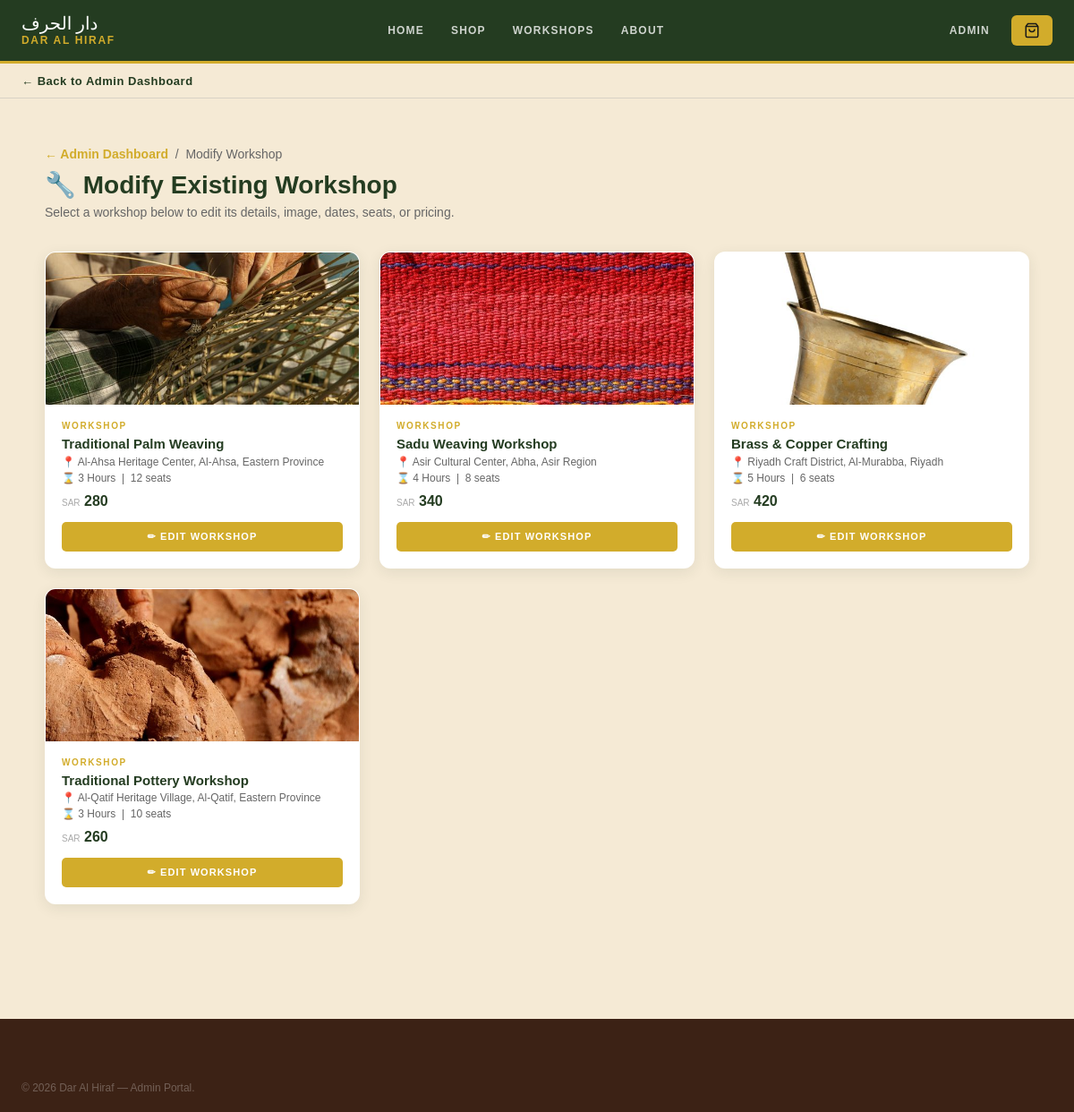
Screenshot of /admin-modify-workshop.php (signed in) with the database file from the repository.
### tables this page shows
CREATE TABLE products (
    pid          INT PRIMARY KEY AUTO_INCREMENT,
    name         VARCHAR(255) NOT NULL,
    category     VARCHAR(100) NOT NULL,
    description  TEXT,
    material     VARCHAR(255),
    price        DECIMAL(10,2) NOT NULL,
    artisan      VARCHAR(255) NOT NULL,
    image        VARCHAR(500) NOT NULL,
    quantity     INT DEFAULT NULL,
    location     VARCHAR(255),
    duration     VARCHAR(50),
    sessions     TEXT,
    seats        INT DEFAULT NULL,
    admin_id     INT,
    FOREIGN KEY (admin_id) REFERENCES admins(admin_id) ON DELETE SET NULL
);

### admin-modify-workshop.php (the view, shortened to what this page needs)
<?php
require 'db.php';
$workshops = $pdo->query("SELECT * FROM products WHERE category = 'Workshop' ORDER BY pid ASC")->fetchAll();
?>
<!DOCTYPE html>
<html lang="en">
<head>
  <link rel="stylesheet" href="style.css" />
</head>
<body>
<nav class="navbar" aria-label="Main navigation">
  <div class="navbar-inner">
    <a href="index.php" class="navbar-logo">
      <span class="logo-ar" lang="ar">دار الحرف</span>
      <span class="logo-en">Dar Al Hiraf</span>
    </a>
    <div class="navbar-nav">
      <a href="index.php">Home</a>
      <a href="shop.php">Shop</a>
      <a href="workshops.php">Workshops</a>
      <a href="about.html">About</a>
    </div>
    <div class="navbar-right">
      <a id="adminNavLink" href="admin-dashboard.php" class="navbar-admin-link">Admin</a>
      <a href="checkout.php" class="navbar-cart-btn" id="cartBtn" aria-label="View cart">
        <svg viewBox="0 0 24 24" aria-hidden="true" width="18" height="18" stroke="#1a1a1a" fill="none" stroke-width="2"><path d="M6 2L3 6v14a2 2 0 002 2h14a2 2 0 002-2V6l-3-4z"/><line x1="3" y1="6" x2="21" y2="6"/><path d="M16 10a4 4 0 01-8 0"/></svg>
      </a>
    </div>
  </div>
</nav>
<div class="back-bar">
  <div class="container">
    <a href="admin-dashboard.php" class="back-link">&#8592; Back to Admin Dashboard</a>
  </div>
</div>
<div class="admin-page">
  <div class="admin-container">
    <div class="admin-page-header">
      <p class="admin-breadcrumb">
        <a href="admin-dashboard.php">&#x2190; Admin Dashboard</a> &nbsp;/&nbsp; Modify Workshop
      </p>
      <h1>&#x1F527; Modify Existing Workshop</h1>
      <p>Select a workshop below to edit its details, image, dates, seats, or pricing.</p>
    </div>
    <div class="workshops-admin-grid">
      <?php foreach ($workshops as $w): ?>
      <div class="workshop-admin-card">
        <div class="wac-img"><img src="<?php echo htmlspecialchars($w['image']); ?>" alt="<?php echo htmlspecialchars($w['name']); ?>" /></div>
        <div class="wac-body">
          <p class="wac-tag"><?php echo htmlspecialchars($w['category']); ?></p>
          <p class="wac-title"><?php echo htmlspecialchars($w['name']); ?></p>
          <p class="wac-meta">&#128205; <?php echo htmlspecialchars($w['location'] ?? ''); ?></p>
          <p class="wac-meta">&#8987; <?php echo htmlspecialchars($w['duration'] ?? ''); ?> &nbsp;|&nbsp; <?php echo (int)($w['seats'] ?? 0); ?> seats</p>
          <p class="wac-price"><small>SAR</small> <?php echo number_format($w['price'], 0); ?></p>
          <button class="wac-btn" onclick="openEdit(
  <?php echo htmlspecialchars(json_encode($w['pid']), ENT_QUOTES, 'UTF-8'); ?>,
  <?php echo htmlspecialchars(json_encode($w['name']), ENT_QUOTES, 'UTF-8'); ?>,
  <?php echo htmlspecialchars(json_encode($w['artisan']), ENT_QUOTES, 'UTF-8'); ?>,
  <?php echo htmlspecialchars(json_encode($w['location'] ?? ''), ENT_QUOTES, 'UTF-8'); ?>,
  <?php echo htmlspecialchars(json_encode(str_replace(' Hours', '', $w['duration'] ?? '')), ENT_QUOTES, 'UTF-8'); ?>,
  <?php echo htmlspecialchars(json_encode((int)($w['seats'] ?? 0)), ENT_QUOTES, 'UTF-8'); ?>,
  <?php echo htmlspecialchars(json_encode((string)$w['price']), ENT_QUOTES, 'UTF-8'); ?>,
  <?php echo htmlspecialchars(json_encode($w['description'] ?? ''), ENT_QUOTES, 'UTF-8'); ?>,
  <?php echo htmlspecialchars(json_encode($w['image']), ENT_QUOTES, 'UTF-8'); ?>
)">&#x270F; Edit Workshop</button>
        </div>
      </div>
      <?php endforeach; ?>
    </div>
  </div>
</div>
<footer class="footer">
  <div class="container">
    <div class="footer-bottom" style="text-align:center;padding:20px 0;">
      <p>&copy; 2026 Dar Al Hiraf &mdash; Admin Portal.</p>
    </div>
  </div>
</footer>
</body>
</html>

### rows the page displays
products: image (picture), category "WORKSHOP", name "Traditional Palm Weaving", location "Al-Ahsa Heritage Center, Al-Ahsa, Eastern Province", duration "3 Hours", seats "12", price "280"
products: image (picture), category "WORKSHOP", name "Sadu Weaving Workshop", location "Asir Cultural Center, Abha, Asir Region", duration "4 Hours", seats "8", price "340"
products: image (picture), category "WORKSHOP", name "Brass & Copper Crafting", location "Riyadh Craft District, Al-Murabba, Riyadh", duration "5 Hours", seats "6", price "420"
products: image (picture), category "WORKSHOP", name "Traditional Pottery Workshop", location "Al-Qatif Heritage Village, Al-Qatif, Eastern Province", duration "3 Hours", seats "10", price "260"
